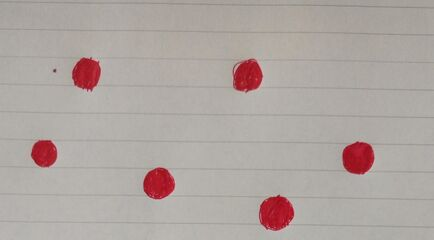
#> input picture 1.jpg, 434 x 240 px
$ python FindRedCircle.py   (older library calls are emulated)
#> lines starting #> are read from the running program, lines starting #| are printed output that depends on the picture; after the words box and inside, x2 and y2 are one past the last pixel; in counts of white or black regions, pixels touching at a corner belong together
import cv2
import numpy as np

debug = 1
font=cv2.FONT_HERSHEY_SIMPLEX
kernel = np.ones((3,3),np.uint8)
src = cv2.imread('1.jpg')
#> src is the input picture: shape (240, 434, 3); mean B, G, R 161.3, 165.5, 175.5
gray = cv2.cvtColor(src,cv2.COLOR_BGR2GRAY)
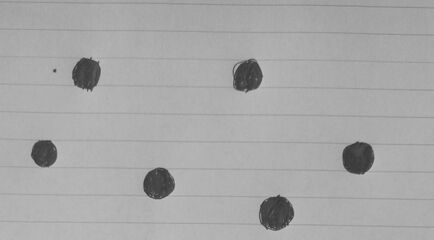
#> gray: shape (240, 434); min 44, max 198, mean 167.8
ret,dst1 = cv2.threshold(gray,30,255,cv2.THRESH_BINARY_INV+cv2.THRESH_OTSU)
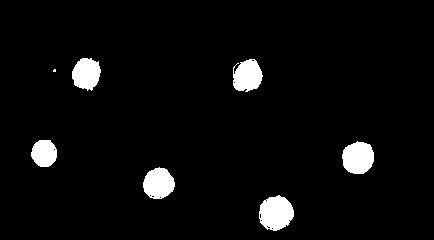
#> dst1: shape (240, 434); 4.4% white; 7 white regions (1 under 20 px), largest, box (x1, y1, x2, y2) and area: (259, 195, 294, 231) 936, (342, 141, 374, 174) 833, (143, 167, 175, 199) 763, (233, 59, 263, 92) 747, (72, 58, 101, 91) 716, (31, 140, 57, 167) 561
#> ret = 122
#cv2.imshow("dst1",dst1)
dst2 = cv2.morphologyEx(dst1,cv2.MORPH_CLOSE,kernel)
#> dst2: shape (240, 434); 4.4% white; 7 white regions (1 under 20 px), largest, box (x1, y1, x2, y2) and area: (259, 195, 294, 231) 950, (342, 141, 374, 174) 833, (233, 59, 263, 92) 780, (143, 167, 175, 199) 767, (72, 58, 101, 91) 722, (31, 140, 57, 167) 562
dst2 = cv2.morphologyEx(dst2,cv2.MORPH_OPEN,kernel)
#> dst2: shape (240, 434); 4.4% white; 6 white regions
#cv2.imshow("kong",dst2)
image1, contours1, hierarchy1 = cv2.findContours(dst2, cv2.RETR_EXTERNAL, cv2.CHAIN_APPROX_SIMPLE)
#> contours1 = 6 contours; box (x1, y1, x2, y2) and area: (259, 196, 294, 231) 898, (342, 142, 374, 174) 784, (233, 59, 262, 92) 731, (143, 168, 175, 199) 722, (72, 58, 101, 90) 673, (31, 140, 57, 167) 524
for cnt in contours1:
    if cv2.contourArea(cnt)>10:
        x, y, w, h = cv2.boundingRect(cnt)
        src = cv2.rectangle(src,(x,y),(x+w,y+h),(0,255,0),2)
        cv2.putText(src, str(w),(x,y-5) ,font, 0.5, (0, 0, 255), 1)
        cv2.putText(src, str(h), (x-25, int(y+(h/2))), font, 0.5, (0, 0, 255), 1)
        if y+h+20 < src.shape[0]:
            cv2.putText(src, 'area:'+str(w*h), (x, y + h+15), font, 0.5, (0, 0, 255), 1)
        else:
            cv2.putText(src, 'area:'+str(w*h), (x + w + 5 , y + h), font, 0.5, (0, 0, 255), 1)
#> this loop made 6 passes
#> (x, y, w, h) on passes 1 to 6: (259, 196, 35, 35), (143, 168, 32, 31), (342, 142, 32, 32), (31, 140, 26, 27), (233, 59, 29, 33), (72, 58, 29, 32)
#> pass 1, `src = cv2.rectangle(src,(x,y),(x+w,y+h),(0,255,0),2)`:
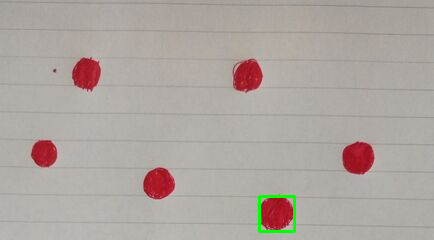
#> src: shape (240, 434, 3); 0.4% of pixels changed, all inside (x1, y1, x2, y2) = (258, 195, 296, 233)
#> pass 2, `src = cv2.rectangle(src,(x,y),(x+w,y+h),(0,255,0),2)`:
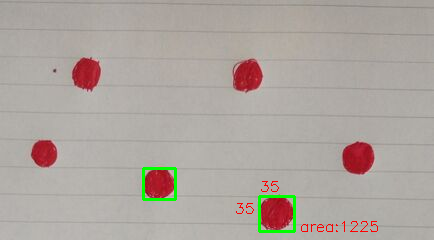
#> src: shape (240, 434, 3); 0.63% of pixels changed, all inside (x1, y1, x2, y2) = (142, 167, 378, 232)
#> pass 3, `src = cv2.rectangle(src,(x,y),(x+w,y+h),(0,255,0),2)`:
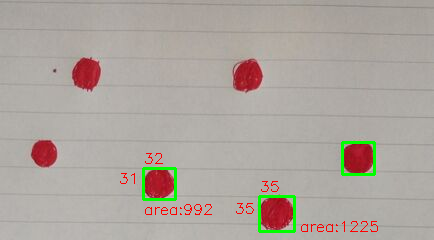
#> src: shape (240, 434, 3); 0.61% of pixels changed, all inside (x1, y1, x2, y2) = (120, 141, 376, 215)
#> after the loop:
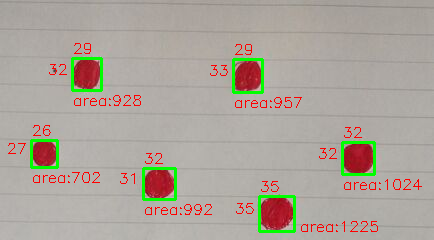
#> src: shape (240, 434, 3); 2.03% of pixels changed, all inside (x1, y1, x2, y2) = (8, 43, 422, 190)
cv2.imshow("src",src)
cv2.waitKey(0)
#输入图像名称
